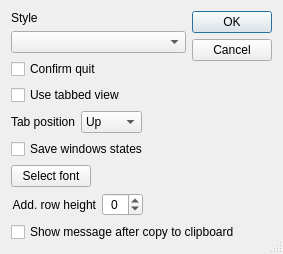
<?xml version="1.0" encoding="UTF-8"?>
<ui version="4.0">
 <class>CommonSettingsDlg</class>
 <widget class="QDialog" name="CommonSettingsDlg">
  <property name="geometry">
   <rect>
    <x>0</x>
    <y>0</y>
    <width>283</width>
    <height>254</height>
   </rect>
  </property>
  <property name="windowTitle">
   <string>Common settings</string>
  </property>
  <property name="locale">
   <locale language="English" country="UnitedStates"/>
  </property>
  <property name="sizeGripEnabled">
   <bool>true</bool>
  </property>
  <layout class="QVBoxLayout" name="verticalLayout_3" stretch="1,1,10">
   <item>
    <layout class="QHBoxLayout" name="horizontalLayout_3">
     <item>
      <layout class="QVBoxLayout" name="verticalLayout">
       <item>
        <widget class="QLabel" name="label_5">
         <property name="text">
          <string>Style</string>
         </property>
        </widget>
       </item>
       <item>
        <widget class="QComboBox" name="cbStyle">
         <property name="sizeAdjustPolicy">
          <enum>QComboBox::AdjustToContents</enum>
         </property>
        </widget>
       </item>
       <item>
        <widget class="QCheckBox" name="cbConfirmQuit">
         <property name="text">
          <string>Confirm quit</string>
         </property>
        </widget>
       </item>
       <item>
        <widget class="QCheckBox" name="cbUseTabbedView">
         <property name="text">
          <string>Use tabbed view</string>
         </property>
        </widget>
       </item>
      </layout>
     </item>
     <item>
      <widget class="QDialogButtonBox" name="buttonBox">
       <property name="orientation">
        <enum>Qt::Vertical</enum>
       </property>
       <property name="standardButtons">
        <set>QDialogButtonBox::Cancel|QDialogButtonBox::Ok</set>
       </property>
      </widget>
     </item>
    </layout>
   </item>
   <item>
    <layout class="QVBoxLayout" name="verticalLayout_2">
     <item>
      <layout class="QHBoxLayout" name="horizontalLayout_2">
       <item>
        <widget class="QLabel" name="lblTabPos">
         <property name="text">
          <string>Tab position</string>
         </property>
        </widget>
       </item>
       <item>
        <widget class="QComboBox" name="cbTabPos">
         <property name="sizeAdjustPolicy">
          <enum>QComboBox::AdjustToContents</enum>
         </property>
         <item>
          <property name="text">
           <string>Up</string>
          </property>
         </item>
         <item>
          <property name="text">
           <string>Down</string>
          </property>
         </item>
         <item>
          <property name="text">
           <string>Left</string>
          </property>
         </item>
         <item>
          <property name="text">
           <string>Right</string>
          </property>
         </item>
        </widget>
       </item>
       <item>
        <spacer name="horizontalSpacer_2">
         <property name="orientation">
          <enum>Qt::Horizontal</enum>
         </property>
         <property name="sizeHint" stdset="0">
          <size>
           <width>40</width>
           <height>20</height>
          </size>
         </property>
        </spacer>
       </item>
      </layout>
     </item>
     <item>
      <widget class="QCheckBox" name="cbSaveWinState">
       <property name="text">
        <string>Save windows states</string>
       </property>
      </widget>
     </item>
     <item>
      <layout class="QHBoxLayout" name="horizontalLayout">
       <item>
        <widget class="QPushButton" name="pbSelectFont">
         <property name="text">
          <string>Select font</string>
         </property>
        </widget>
       </item>
       <item>
        <spacer name="horizontalSpacer">
         <property name="orientation">
          <enum>Qt::Horizontal</enum>
         </property>
         <property name="sizeHint" stdset="0">
          <size>
           <width>40</width>
           <height>20</height>
          </size>
         </property>
        </spacer>
       </item>
      </layout>
     </item>
     <item>
      <layout class="QHBoxLayout" name="horizontalLayout_4">
       <item>
        <widget class="QLabel" name="label">
         <property name="text">
          <string>Add. row height</string>
         </property>
         <property name="alignment">
          <set>Qt::AlignRight|Qt::AlignTrailing|Qt::AlignVCenter</set>
         </property>
        </widget>
       </item>
       <item>
        <widget class="QSpinBox" name="sbAddRowHeight">
         <property name="alignment">
          <set>Qt::AlignCenter</set>
         </property>
         <property name="minimum">
          <number>-2</number>
         </property>
         <property name="maximum">
          <number>20</number>
         </property>
        </widget>
       </item>
       <item>
        <spacer name="horizontalSpacer_3">
         <property name="orientation">
          <enum>Qt::Horizontal</enum>
         </property>
         <property name="sizeHint" stdset="0">
          <size>
           <width>40</width>
           <height>20</height>
          </size>
         </property>
        </spacer>
       </item>
      </layout>
     </item>
     <item>
      <widget class="QCheckBox" name="cbShowAfterCopy">
       <property name="text">
        <string>Show message after copy to clipboard</string>
       </property>
      </widget>
     </item>
    </layout>
   </item>
   <item>
    <spacer name="verticalSpacer">
     <property name="orientation">
      <enum>Qt::Vertical</enum>
     </property>
     <property name="sizeHint" stdset="0">
      <size>
       <width>20</width>
       <height>40</height>
      </size>
     </property>
    </spacer>
   </item>
  </layout>
 </widget>
 <resources/>
 <connections>
  <connection>
   <sender>buttonBox</sender>
   <signal>accepted()</signal>
   <receiver>CommonSettingsDlg</receiver>
   <slot>accept()</slot>
   <hints>
    <hint type="sourcelabel">
     <x>248</x>
     <y>254</y>
    </hint>
    <hint type="destinationlabel">
     <x>157</x>
     <y>274</y>
    </hint>
   </hints>
  </connection>
  <connection>
   <sender>buttonBox</sender>
   <signal>rejected()</signal>
   <receiver>CommonSettingsDlg</receiver>
   <slot>reject()</slot>
   <hints>
    <hint type="sourcelabel">
     <x>316</x>
     <y>260</y>
    </hint>
    <hint type="destinationlabel">
     <x>286</x>
     <y>274</y>
    </hint>
   </hints>
  </connection>
 </connections>
</ui>
